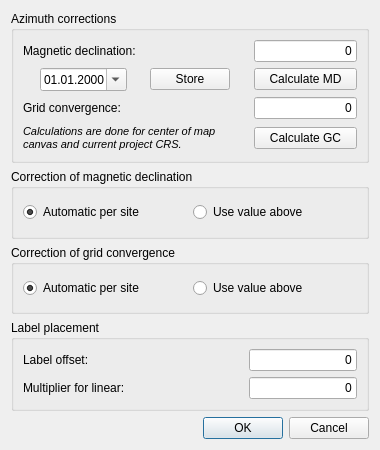
<?xml version="1.0" encoding="UTF-8"?>
<ui version="4.0">
 <class>SetOpts</class>
 <widget class="QDialog" name="SetOpts">
  <property name="geometry">
   <rect>
    <x>0</x>
    <y>0</y>
    <width>380</width>
    <height>450</height>
   </rect>
  </property>
  <property name="minimumSize">
   <size>
    <width>380</width>
    <height>450</height>
   </size>
  </property>
  <property name="windowTitle">
   <string>SDB Options</string>
  </property>
  <layout class="QVBoxLayout" name="verticalLayout">
   <item>
    <widget class="QGroupBox" name="groupBox_2">
     <property name="title">
      <string>Azimuth corrections</string>
     </property>
     <layout class="QGridLayout" name="gridLayout">
      <item row="5" column="0">
       <widget class="QLabel" name="label">
        <property name="font">
         <font>
          <pointsize>8</pointsize>
          <italic>true</italic>
         </font>
        </property>
        <property name="text">
         <string>Calculations are done for center of map canvas and current project CRS.</string>
        </property>
        <property name="alignment">
         <set>Qt::AlignLeading|Qt::AlignLeft|Qt::AlignVCenter</set>
        </property>
        <property name="wordWrap">
         <bool>true</bool>
        </property>
       </widget>
      </item>
      <item row="2" column="1">
       <widget class="QPushButton" name="btn_calc_md">
        <property name="text">
         <string>Calculate MD</string>
        </property>
       </widget>
      </item>
      <item row="5" column="1">
       <widget class="QPushButton" name="btn_calc_gc">
        <property name="text">
         <string>Calculate GC</string>
        </property>
       </widget>
      </item>
      <item row="4" column="0">
       <widget class="QLabel" name="labelGC">
        <property name="enabled">
         <bool>true</bool>
        </property>
        <property name="text">
         <string>Grid convergence:</string>
        </property>
        <property name="alignment">
         <set>Qt::AlignLeading|Qt::AlignLeft|Qt::AlignVCenter</set>
        </property>
       </widget>
      </item>
      <item row="1" column="0">
       <widget class="QLabel" name="labelMD">
        <property name="enabled">
         <bool>true</bool>
        </property>
        <property name="text">
         <string>Magnetic declination:</string>
        </property>
        <property name="alignment">
         <set>Qt::AlignLeading|Qt::AlignLeft|Qt::AlignVCenter</set>
        </property>
       </widget>
      </item>
      <item row="4" column="1">
       <widget class="QLineEdit" name="angle_gc">
        <property name="text">
         <string>0</string>
        </property>
        <property name="alignment">
         <set>Qt::AlignRight|Qt::AlignTrailing|Qt::AlignVCenter</set>
        </property>
        <property name="readOnly">
         <bool>false</bool>
        </property>
       </widget>
      </item>
      <item row="1" column="1">
       <widget class="QLineEdit" name="angle_md">
        <property name="text">
         <string>0</string>
        </property>
        <property name="alignment">
         <set>Qt::AlignRight|Qt::AlignTrailing|Qt::AlignVCenter</set>
        </property>
        <property name="readOnly">
         <bool>false</bool>
        </property>
       </widget>
      </item>
      <item row="2" column="0">
       <layout class="QHBoxLayout" name="horizontalLayout_6">
        <item>
         <widget class="QDateEdit" name="dateEdit">
          <property name="sizePolicy">
           <sizepolicy hsizetype="Fixed" vsizetype="Fixed">
            <horstretch>0</horstretch>
            <verstretch>0</verstretch>
           </sizepolicy>
          </property>
          <property name="displayFormat">
           <string>dd.MM.yyyy</string>
          </property>
          <property name="calendarPopup">
           <bool>true</bool>
          </property>
         </widget>
        </item>
        <item>
         <widget class="QPushButton" name="btn_store">
          <property name="sizePolicy">
           <sizepolicy hsizetype="Fixed" vsizetype="Fixed">
            <horstretch>0</horstretch>
            <verstretch>0</verstretch>
           </sizepolicy>
          </property>
          <property name="text">
           <string>Store</string>
          </property>
         </widget>
        </item>
       </layout>
      </item>
     </layout>
    </widget>
   </item>
   <item>
    <widget class="QGroupBox" name="groupBox">
     <property name="title">
      <string>Correction of magnetic declination</string>
     </property>
     <layout class="QHBoxLayout" name="horizontalLayout_2">
      <item>
       <layout class="QHBoxLayout" name="horizontalLayout">
        <item>
         <widget class="QRadioButton" name="corr_md_auto">
          <property name="text">
           <string>Automatic per site</string>
          </property>
          <property name="checked">
           <bool>true</bool>
          </property>
          <attribute name="buttonGroup">
           <string notr="true">buttonGroup</string>
          </attribute>
         </widget>
        </item>
        <item>
         <widget class="QRadioButton" name="corr_md_value">
          <property name="text">
           <string>Use value above</string>
          </property>
          <attribute name="buttonGroup">
           <string notr="true">buttonGroup</string>
          </attribute>
         </widget>
        </item>
       </layout>
      </item>
     </layout>
    </widget>
   </item>
   <item>
    <widget class="QGroupBox" name="groupBox_4">
     <property name="title">
      <string>Correction of grid convergence</string>
     </property>
     <layout class="QHBoxLayout" name="horizontalLayout_5">
      <item>
       <layout class="QHBoxLayout" name="horizontalLayout_4">
        <item>
         <widget class="QRadioButton" name="corr_gc_auto">
          <property name="text">
           <string>Automatic per site</string>
          </property>
          <property name="checked">
           <bool>true</bool>
          </property>
         </widget>
        </item>
        <item>
         <widget class="QRadioButton" name="corr_gc_value">
          <property name="text">
           <string>Use value above</string>
          </property>
         </widget>
        </item>
       </layout>
      </item>
     </layout>
    </widget>
   </item>
   <item>
    <widget class="QGroupBox" name="groupBox_3">
     <property name="title">
      <string>Label placement</string>
     </property>
     <layout class="QGridLayout" name="gridLayout_2">
      <item row="0" column="1">
       <widget class="QLineEdit" name="offset">
        <property name="sizePolicy">
         <sizepolicy hsizetype="Fixed" vsizetype="Fixed">
          <horstretch>0</horstretch>
          <verstretch>0</verstretch>
         </sizepolicy>
        </property>
        <property name="text">
         <string>0</string>
        </property>
        <property name="alignment">
         <set>Qt::AlignRight|Qt::AlignTrailing|Qt::AlignVCenter</set>
        </property>
        <property name="readOnly">
         <bool>false</bool>
        </property>
       </widget>
      </item>
      <item row="0" column="0">
       <widget class="QLabel" name="labelOffset">
        <property name="enabled">
         <bool>true</bool>
        </property>
        <property name="text">
         <string>Label offset:</string>
        </property>
        <property name="alignment">
         <set>Qt::AlignLeading|Qt::AlignLeft|Qt::AlignVCenter</set>
        </property>
       </widget>
      </item>
      <item row="1" column="0">
       <widget class="QLabel" name="label_2">
        <property name="text">
         <string>Multiplier for linear:</string>
        </property>
       </widget>
      </item>
      <item row="1" column="1">
       <widget class="QLineEdit" name="linmulti">
        <property name="sizePolicy">
         <sizepolicy hsizetype="Fixed" vsizetype="Fixed">
          <horstretch>0</horstretch>
          <verstretch>0</verstretch>
         </sizepolicy>
        </property>
        <property name="text">
         <string>0</string>
        </property>
        <property name="alignment">
         <set>Qt::AlignRight|Qt::AlignTrailing|Qt::AlignVCenter</set>
        </property>
       </widget>
      </item>
     </layout>
    </widget>
   </item>
   <item>
    <widget class="QDialogButtonBox" name="buttonBox">
     <property name="orientation">
      <enum>Qt::Horizontal</enum>
     </property>
     <property name="standardButtons">
      <set>QDialogButtonBox::Cancel|QDialogButtonBox::Ok</set>
     </property>
    </widget>
   </item>
  </layout>
 </widget>
 <resources/>
 <connections>
  <connection>
   <sender>buttonBox</sender>
   <signal>accepted()</signal>
   <receiver>SetOpts</receiver>
   <slot>accept()</slot>
   <hints>
    <hint type="sourcelabel">
     <x>248</x>
     <y>254</y>
    </hint>
    <hint type="destinationlabel">
     <x>157</x>
     <y>274</y>
    </hint>
   </hints>
  </connection>
  <connection>
   <sender>buttonBox</sender>
   <signal>rejected()</signal>
   <receiver>SetOpts</receiver>
   <slot>reject()</slot>
   <hints>
    <hint type="sourcelabel">
     <x>316</x>
     <y>260</y>
    </hint>
    <hint type="destinationlabel">
     <x>286</x>
     <y>274</y>
    </hint>
   </hints>
  </connection>
 </connections>
 <buttongroups>
  <buttongroup name="buttonGroup"/>
 </buttongroups>
</ui>
